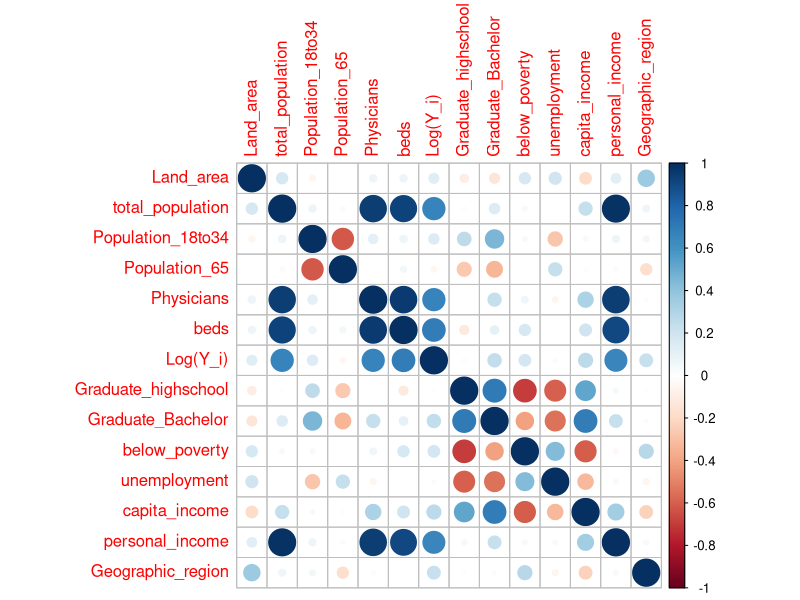

Reproduce this figure in R.
## ---- chunk 1
# RUN THESE ALL ONCE!!! un-comment the code blocks as you go
#install.packages(c("usethis", "gitcreds"))

# then run this:
#usethis::create_github_token()

# which opens GitHub in your browser, generate a token
# COPY it before closing the page

# run this and paste token into terminal when prompted
#gitcreds::gitcreds_set()

# done! :) make sure to re-comment the code blocks

# hi its tarilyn
## ---- chunk 2
# make sure to download any you dont have with: install.packages("package_name")
library(here)
library(corrplot)
library(tidyverse)
## ---- chunk 3
Demographic <- read.table(here("data", "Demographic.txt")) # more robust read in

# change column names to match correct variables
colnames(Demographic) <- c('ID','County','state','Land_area','total_population',
                          'Population_18to34','Population_65','Physicians','beds',
                          'Y_i','Graduate_highschool','Graduate_Bachelor','below_poverty',
                          'unemployment','capita_income','personal_income','Geographic_region')
Demographic2 <- Demographic

# Variable names and dimensions of the table
head(Demographic2)
names(Demographic2)
dim(Demographic2)

Demographic2$Y_i <- log(Demographic$Y_i) # log transfrom Y

colnames(Demographic2)[10] <- "Log(Y_i)"
cor(Demographic2[,4:17])


# Correlation plot 
corrplot(cor(Demographic2[,4:17]))

## ---- chunk 4
region_1 <- Demographic[Demographic$Geographic_region == 1,]
region_2 <- Demographic[Demographic$Geographic_region == 2,]
region_3 <- Demographic[Demographic$Geographic_region == 3,]
region_4 <- Demographic[Demographic$Geographic_region == 4,]

n1<-nrow(region_1)
n2<-nrow(region_2)
n3<-nrow(region_3)
n4<-nrow(region_4)
